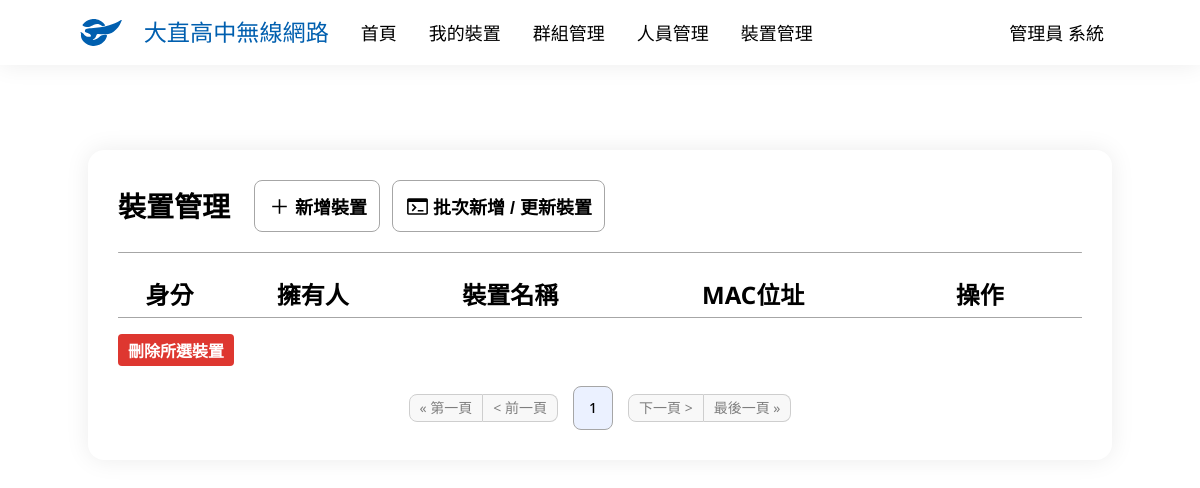
Before: /manage/ (signed in) with the older database file.
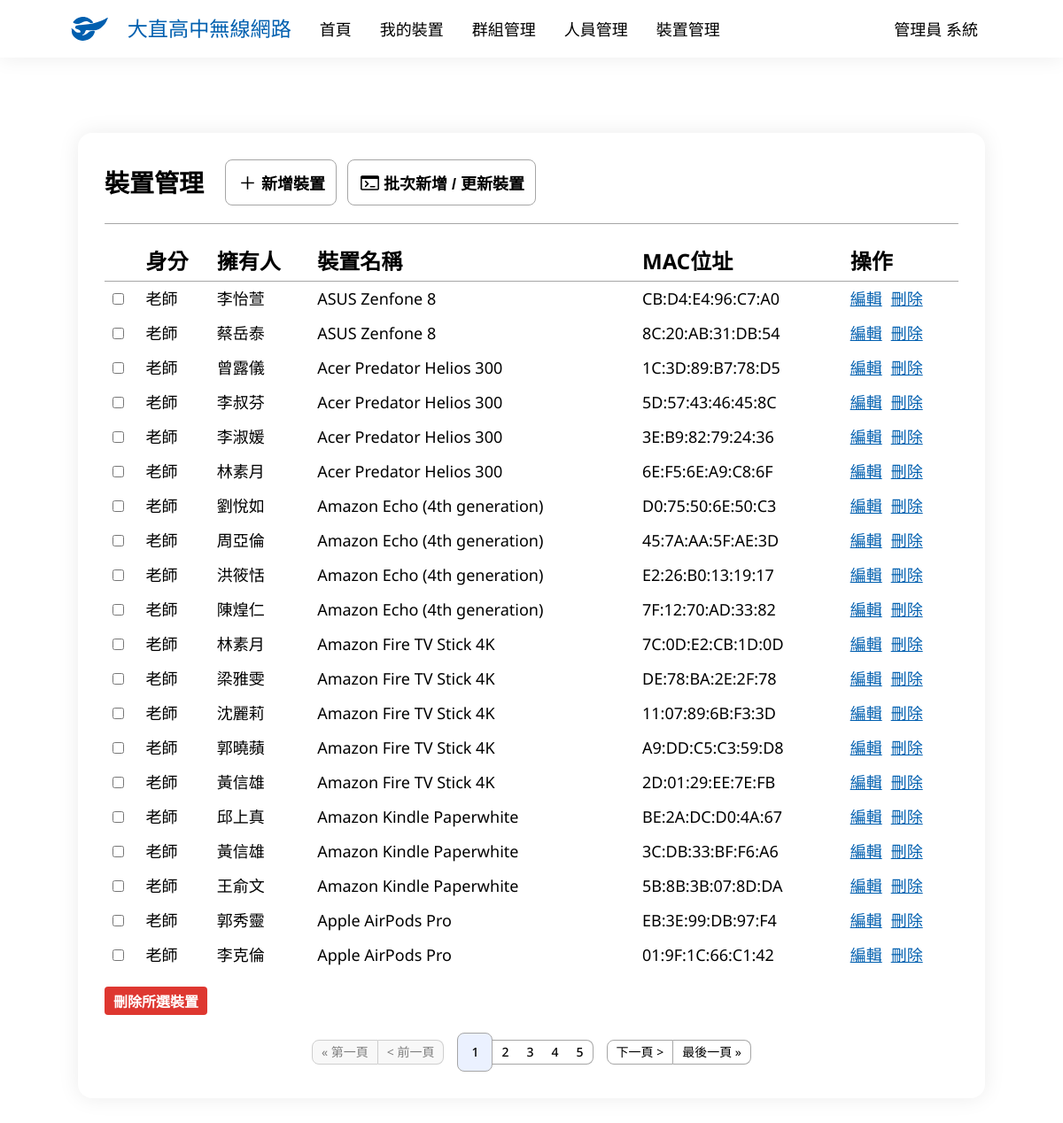
After: the same page with the newer database file.
### main/models.py (models this page shows, shortened)
class Device(models.Model):
    Name = models.CharField('裝置名稱', max_length=100)
    Owner = models.ForeignKey(UserInfo, verbose_name="擁有人", on_delete=models.CASCADE)
    MacAddress = models.CharField('MAC位址', max_length=12)
    Note = models.TextField('備註', blank=True, null=True)

class UserInfo(models.Model):
    UserData = models.OneToOneField(User, verbose_name='身分', on_delete=models.CASCADE)
    USERTYPES = [
        (0, '管理員'),
        (1, '老師'),
        (2, '學生')
    ]
    UserType = models.IntegerField('使用者類別', choices=USERTYPES)
    Name = models.CharField('姓名', max_length=75)
    StuId = models.IntegerField('學號', default=0)
    Email = models.EmailField('Email', blank=True, null=True)
    GRADES = [
        (0, '無'),
        (7, '七年級'),
        (8, '八年級'),
        (9, '九年級'),
        (1, '高一'),
        (2, '高二'),
        (3, '高三')
    ]
    Grade = models.IntegerField('年級', choices=GRADES, default=0)
    Class = models.IntegerField('班級', default=0)
    SeatNumber = models.IntegerField('座號', default=0)
    Internet = models.BooleanField('可否上網', default=True)
    Note = models.TextField('備註', blank=True, null=True)
    def __str__(self):
        if self.UserType == 0:
            return f'管理員 {self.Name}'
        elif self.UserType == 1:
            return f'教師 {self.Name}'
        else:
            return f'{self.Grade}{self.Class:02d}{self.SeatNumber:02d} {self.Name}'

### main/views.py (the view, shortened to what this page needs)
# urls.py: path('manage/', Manage.as_view(), name='manage'),
class Manage(PermissionRequiredMixin, LoginRequiredMixin, ListView):
    model = Device
    ordering = ['Owner__UserType', 'Owner__Grade', 'Owner__Class', 'Owner__SeatNumber', 'Name']
    paginate_by = 20
    permission_required = ['main.can_assess', 'main.admin']
    def get_context_data(self, **kwargs):
        context = super().get_context_data(**kwargs)
        if self.request.user.is_authenticated:
            context['now_user'] = UserInfo.objects.get(UserData=self.request.user)
        else:
            context['now_user'] = ''
        return context
    context_object_name = 'devices'
    template_name = 'manage.html'

### templates/manage.html (shortened to what the changed rows need)
{% extends 'base.html' %}
{% block body %}
<div class="container">
    <form method="post">
        <table>
            <tr>
                <th></th>
                <th>身分</th>
                <th>擁有人</th>
                <th>裝置名稱</th>
                <th>MAC位址</th>
                <th>操作</th>
            </tr>
            {% for device in devices %}
                <tr>
                    <td><input type="checkbox" name="selected_objects" value="{{ device.id }}"></td>
                    <td>
                        {% if device.Owner.UserType == 2 %}
                            學生
                        {% elif device.Owner.UserType == 1 %}
                            老師
                        {% else %}
                            管理員
                        {% endif %}
                    </td>
                    <td>
                        {% if device.Owner.UserType == 2 %}
                            {{ device.Owner.Grade }}{{ device.Owner.Class|stringformat:"02i" }}{{ device.Owner.SeatNumber|stringformat:"02i" }} {{ device.Owner.Name }}
                        {% elif device.Owner.UserType == 1 %}
                            {{ device.Owner.Name }}
                        {% else %}
                            {{ device.Owner.Name }}
                        {% endif %}
                    </td>
                    <td><a href="{% url 'admin_device_edit' device.id %}">{{ device.Name }}</a></td>
                    <td>{{ device.MacAddress|slice:"0:2" }}:{{ device.MacAddress|slice:"2:4" }}:{{ device.MacAddress|slice:"4:6" }}:{{ device.MacAddress|slice:"6:8" }}:{{ device.MacAddress|slice:"8:10" }}:{{ device.MacAddress|slice:"10:12" }}</td>
                    <td class="function">
                        <a href="{% url 'admin_device_edit' device.id %}">
                            <p class="movement">編輯</p>
                        </a>
                        <a href="{% url 'admin_device_delete' device.id %}">
                            <p class="movement">刪除</p>
                        </a>
                    </td>
                </tr>
            {% endfor %}
        </table>
    </form>
    <div class="pagination">
        {% if 0 < page_obj.number|add:"-2"%}
            {% if page_obj.number|add:"3" <= page_obj.paginator.num_pages %}
                {% for page_cnt in page_obj.paginator %}
                    {% if page_obj.number|add:"-2" <= forloop.counter and forloop.counter < page_obj.number|add:"3" %}
                        {% if page_obj.number == forloop.counter %}
                            <a class="page now" href="?page={{forloop.counter}}">
                                <p>{{ forloop.counter }}</p>
                            </a>
                        {% else %}
                            <a class="page" href="?page={{forloop.counter}}">
                                <p>{{ forloop.counter }}</p>
                            </a>
                        {% endif %}
                    {% endif %}
                {% endfor %}
            {% else %}
                {% for page_cnt in page_obj.paginator %}
                    {% if page_obj.paginator.num_pages|add:"-5" < forloop.counter and forloop.counter <= page_obj.paginator.num_pages %}
                        {% if page_obj.number == forloop.counter %}
                            <a class="page now" href="?page={{forloop.counter}}">
                                <p>{{ forloop.counter }}</p>
                            </a>
                        {% else %}
                            <a class="page" href="?page={{forloop.counter}}">
                                <p>{{ forloop.counter }}</p>
                            </a>
                        {% endif %}
                    {% endif %}
                {% endfor %}
            {% endif %}
        {% else %}
            {% for page_cnt in page_obj.paginator %}
                {% if forloop.counter <= 5 %}
                    {% if page_obj.number == forloop.counter %}
                        <a class="page now" href="?page={{forloop.counter}}">
                            <p>{{ forloop.counter }}</p>
                        </a>
                    {% else %}
                        <a class="page" href="?page={{forloop.counter}}">
                            <p>{{ forloop.counter }}</p>
                        </a>
                    {% endif %}
                {% endif %}
            {% endfor %}
        {% endif %}
        {% if page_obj.has_next %}
            <a class="control" href="?page={{ page_obj.next_page_number }}">
                <p>下一頁 &gt;</p>
            </a>
            <a class="control" href="?page={{ page_obj.paginator.num_pages }}">
                <p>最後一頁 &raquo;</p>
            </a>
        {% else %}
            <div class="control disable">
                <p>下一頁 &gt;</p>
            </div>
            <div class="control disable">
                <p>最後一頁 &raquo;</p>
            </div>
        {% endif %}
    </div>
</div>
{% endblock body %}

Changed rows visible on the page:
added Device: shows "老師", Owner.Name "李怡萱", Name "ASUS Zenfone 8", MacAddress "CB", MacAddress "D4", MacAddress "E4", MacAddress "96", MacAddress "C7", MacAddress "A0"
added Device: shows "老師", Owner.Name "蔡岳泰", Name "ASUS Zenfone 8", MacAddress "8C", MacAddress "20", MacAddress "AB", MacAddress "31", MacAddress "DB", MacAddress "54"
added Device: shows "老師", Owner.Name "曾露儀", Name "Acer Predator Helios 300", MacAddress "1C", MacAddress "3D", MacAddress "89", MacAddress "B7", MacAddress "78", MacAddress "D5"
added Device: shows "老師", Owner.Name "李叔芬", Name "Acer Predator Helios 300", MacAddress "5D", MacAddress "57", MacAddress "43", MacAddress "46", MacAddress "45", MacAddress "8C"
added Device: shows "老師", Owner.Name "李淑媛", Name "Acer Predator Helios 300", MacAddress "3E", MacAddress "B9", MacAddress "82", MacAddress "79", MacAddress "24", MacAddress "36"
added Device: shows "老師", Owner.Name "林素月", Name "Acer Predator Helios 300", MacAddress "6E", MacAddress "F5", MacAddress "A9", MacAddress "C8", MacAddress "6F"
added Device: shows "老師", Owner.Name "劉悅如", Name "Amazon Echo (4th generation)", MacAddress "D0", MacAddress "75", MacAddress "50", MacAddress "6E", MacAddress "C3"
added Device: shows "老師", Owner.Name "周亞倫", Name "Amazon Echo (4th generation)", MacAddress "45", MacAddress "7A", MacAddress "AA", MacAddress "5F", MacAddress "AE", MacAddress "3D"
added Device: shows "老師", Owner.Name "洪筱恬", Name "Amazon Echo (4th generation)", MacAddress "E2", MacAddress "26", MacAddress "B0", MacAddress "13", MacAddress "19", MacAddress "17"
added Device: shows "老師", Owner.Name "陳煌仁", Name "Amazon Echo (4th generation)", MacAddress "7F", MacAddress "12", MacAddress "70", MacAddress "AD", MacAddress "33", MacAddress "82"
added Device: shows "老師", Owner.Name "林素月", Name "Amazon Fire TV Stick 4K", MacAddress "7C", MacAddress "0D", MacAddress "E2", MacAddress "CB", MacAddress "1D"
added Device: shows "老師", Owner.Name "梁雅雯", Name "Amazon Fire TV Stick 4K", MacAddress "DE", MacAddress "78", MacAddress "BA", MacAddress "2E", MacAddress "2F"
added Device: shows "老師", Owner.Name "沈麗莉", Name "Amazon Fire TV Stick 4K", MacAddress "11", MacAddress "07", MacAddress "89", MacAddress "6B", MacAddress "F3", MacAddress "3D"
added Device: shows "老師", Owner.Name "郭曉蘋", Name "Amazon Fire TV Stick 4K", MacAddress "A9", MacAddress "DD", MacAddress "C5", MacAddress "C3", MacAddress "59", MacAddress "D8"
added Device: shows "老師", Owner.Name "黃信雄", Name "Amazon Fire TV Stick 4K", MacAddress "2D", MacAddress "01", MacAddress "29", MacAddress "EE", MacAddress "7E", MacAddress "FB"
added Device: shows "老師", Owner.Name "邱上真", Name "Amazon Kindle Paperwhite", MacAddress "BE", MacAddress "2A", MacAddress "DC", MacAddress "D0", MacAddress "4A", MacAddress "67"
added Device: shows "老師", Owner.Name "黃信雄", Name "Amazon Kindle Paperwhite", MacAddress "3C", MacAddress "DB", MacAddress "33", MacAddress "BF", MacAddress "F6", MacAddress "A6"
added Device: shows "老師", Owner.Name "王俞文", Name "Amazon Kindle Paperwhite", MacAddress "5B", MacAddress "8B", MacAddress "3B", MacAddress "07", MacAddress "8D", MacAddress "DA"
added Device: shows "老師", Owner.Name "郭秀靈", Name "Apple AirPods Pro", MacAddress "EB", MacAddress "3E", MacAddress "99", MacAddress "DB", MacAddress "97", MacAddress "F4"
added Device: shows "老師", Owner.Name "李克倫", Name "Apple AirPods Pro", MacAddress "01", MacAddress "9F", MacAddress "1C", MacAddress "66", MacAddress "C1", MacAddress "42"
Other visible differences:
new list line: "2"
new list line: "3"
new list line: "4"
new list line: "5"
